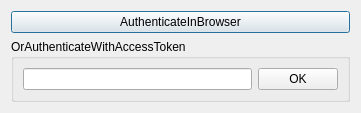
<?xml version="1.0" encoding="UTF-8"?>
<ui version="4.0">
 <class>TwitchAuthDialog</class>
 <widget class="QDialog" name="TwitchAuthDialog">
  <property name="geometry">
   <rect>
    <x>0</x>
    <y>0</y>
    <width>361</width>
    <height>108</height>
   </rect>
  </property>
  <property name="windowTitle">
   <string>AuthenticateRewardsTheaterWithTwitch</string>
  </property>
  <layout class="QVBoxLayout" name="verticalLayout">
   <item>
    <widget class="QPushButton" name="authenticateInBrowserButton">
     <property name="text">
      <string>AuthenticateInBrowser</string>
     </property>
    </widget>
   </item>
   <item>
    <widget class="QGroupBox" name="authenticateWithAccessTokenGroup">
     <property name="title">
      <string>OrAuthenticateWithAccessToken</string>
     </property>
     <layout class="QHBoxLayout" name="horizontalLayout">
      <item>
       <widget class="QLineEdit" name="accessTokenEdit">
        <property name="echoMode">
         <enum>QLineEdit::Password</enum>
        </property>
       </widget>
      </item>
      <item>
       <widget class="QPushButton" name="authenticateWithAccessTokenButton">
        <property name="text">
         <string>OK</string>
        </property>
       </widget>
      </item>
     </layout>
    </widget>
   </item>
  </layout>
 </widget>
 <resources/>
 <connections/>
</ui>
